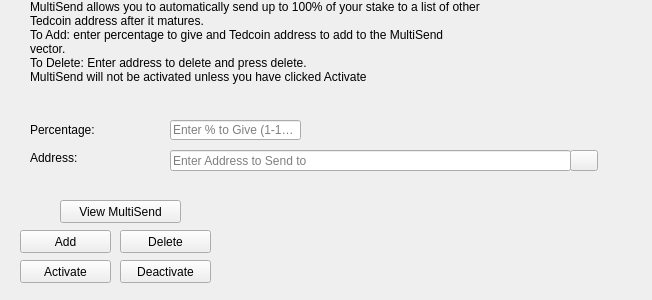
<?xml version="1.0" encoding="UTF-8"?>
<ui version="4.0">
 <class>StakeForCharityDialog</class>
 <widget class="QWidget" name="StakeForCharityDialog">
  <property name="windowModality">
   <enum>Qt::NonModal</enum>
  </property>
  <property name="geometry">
   <rect>
    <x>0</x>
    <y>0</y>
    <width>652</width>
    <height>300</height>
   </rect>
  </property>
  <property name="windowTitle">
   <string>Stake For Charity</string>
  </property>
  <widget class="QLineEdit" name="charityPercentEdit">
   <property name="geometry">
    <rect>
     <x>170</x>
     <y>120</y>
     <width>131</width>
     <height>20</height>
    </rect>
   </property>
   <property name="toolTip">
    <string>Enter whole numbers 1 - 100</string>
   </property>
   <property name="placeholderText">
    <string>Enter % to Give (1-100)</string>
   </property>
  </widget>
  <widget class="QLineEdit" name="charityAddressEdit">
   <property name="geometry">
    <rect>
     <x>170</x>
     <y>150</y>
     <width>401</width>
     <height>21</height>
    </rect>
   </property>
   <property name="toolTip">
    <string/>
   </property>
   <property name="placeholderText">
    <string>Enter Address to Send to</string>
   </property>
  </widget>
  <widget class="QLabel" name="label_2">
   <property name="geometry">
    <rect>
     <x>30</x>
     <y>0</y>
     <width>451</width>
     <height>121</height>
    </rect>
   </property>
   <property name="lineWidth">
    <number>1</number>
   </property>
   <property name="text">
    <string>MultiSend allows you to automatically send up to 100% of your stake to a list of other Tedcoin address after it matures.
To Add: enter percentage to give and Tedcoin address to add to the MultiSend vector. 
To Delete: Enter address to delete and press delete.
MultiSend will not be activated unless you have clicked Activate</string>
   </property>
   <property name="alignment">
    <set>Qt::AlignLeading|Qt::AlignLeft|Qt::AlignTop</set>
   </property>
   <property name="wordWrap">
    <bool>true</bool>
   </property>
  </widget>
  <widget class="QLabel" name="message">
   <property name="geometry">
    <rect>
     <x>240</x>
     <y>200</y>
     <width>381</width>
     <height>91</height>
    </rect>
   </property>
   <property name="text">
    <string/>
   </property>
  </widget>
  <widget class="QPushButton" name="addButton">
   <property name="geometry">
    <rect>
     <x>20</x>
     <y>230</y>
     <width>91</width>
     <height>23</height>
    </rect>
   </property>
   <property name="toolTip">
    <string/>
   </property>
   <property name="statusTip">
    <string>Add to MultiSend Vector</string>
   </property>
   <property name="text">
    <string>Add</string>
   </property>
  </widget>
  <widget class="QPushButton" name="disableButton">
   <property name="geometry">
    <rect>
     <x>120</x>
     <y>260</y>
     <width>91</width>
     <height>23</height>
    </rect>
   </property>
   <property name="statusTip">
    <string>Deactivate MultiSend</string>
   </property>
   <property name="text">
    <string>Deactivate</string>
   </property>
  </widget>
  <widget class="QPushButton" name="addressBookButton">
   <property name="geometry">
    <rect>
     <x>570</x>
     <y>150</y>
     <width>28</width>
     <height>21</height>
    </rect>
   </property>
   <property name="toolTip">
    <string>Choose an address from the address book</string>
   </property>
   <property name="text">
    <string/>
   </property>
   <property name="icon">
    <iconset resource="../bitcoin.qrc">
     <normaloff>:/icons/address-book</normaloff>:/icons/address-book</iconset>
   </property>
   <property name="shortcut">
    <string>Alt+A</string>
   </property>
   <property name="autoDefault">
    <bool>false</bool>
   </property>
  </widget>
  <widget class="QLabel" name="label">
   <property name="geometry">
    <rect>
     <x>30</x>
     <y>120</y>
     <width>121</width>
     <height>20</height>
    </rect>
   </property>
   <property name="toolTip">
    <string>Percentage of stake to send</string>
   </property>
   <property name="text">
    <string>Percentage:</string>
   </property>
  </widget>
  <widget class="QLabel" name="label_5">
   <property name="geometry">
    <rect>
     <x>30</x>
     <y>150</y>
     <width>111</width>
     <height>16</height>
    </rect>
   </property>
   <property name="toolTip">
    <string>Address to send portion of stake to</string>
   </property>
   <property name="text">
    <string>Address:</string>
   </property>
  </widget>
  <widget class="QPushButton" name="deleteButton">
   <property name="geometry">
    <rect>
     <x>120</x>
     <y>230</y>
     <width>91</width>
     <height>23</height>
    </rect>
   </property>
   <property name="toolTip">
    <string/>
   </property>
   <property name="statusTip">
    <string>Delete Address From MultiSend Vector</string>
   </property>
   <property name="text">
    <string>Delete</string>
   </property>
  </widget>
  <widget class="QPushButton" name="activateButton">
   <property name="geometry">
    <rect>
     <x>20</x>
     <y>260</y>
     <width>91</width>
     <height>23</height>
    </rect>
   </property>
   <property name="statusTip">
    <string>Activate MultiSend</string>
   </property>
   <property name="text">
    <string>Activate</string>
   </property>
  </widget>
  <widget class="QPushButton" name="viewButton">
   <property name="geometry">
    <rect>
     <x>60</x>
     <y>200</y>
     <width>121</width>
     <height>23</height>
    </rect>
   </property>
   <property name="toolTip">
    <string/>
   </property>
   <property name="statusTip">
    <string>View MultiSend Vector</string>
   </property>
   <property name="text">
    <string>View MultiSend</string>
   </property>
  </widget>
 </widget>
 <resources>
  <include location="../bitcoin.qrc"/>
 </resources>
 <connections/>
</ui>
